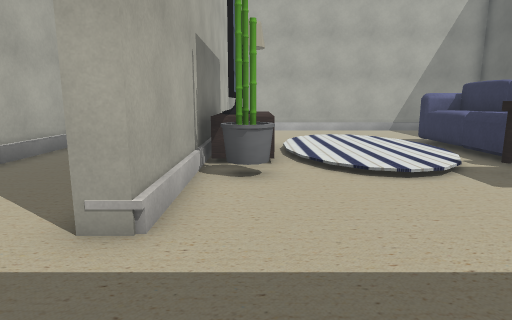
view 1 (above)

16 first-person views from a walk through a Unity game level. The camera is 1.5 m above the floor, tilts 10° down and sees 75° across. The floor is counted in squares, 1 m on a side. Each view is taken from the middle of a square. On the plan, view 1 faces up. The plan holds only what a view shows up to about 15 squares ahead; the rest is blank. The place goes on beyond the plan. Some surface patterns are stand-ins.

view 2
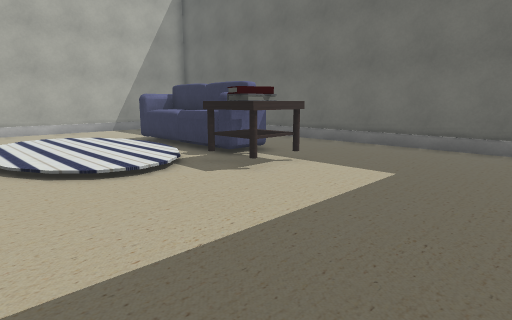

view 3
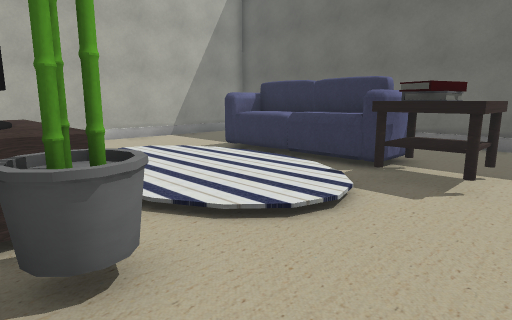

view 4
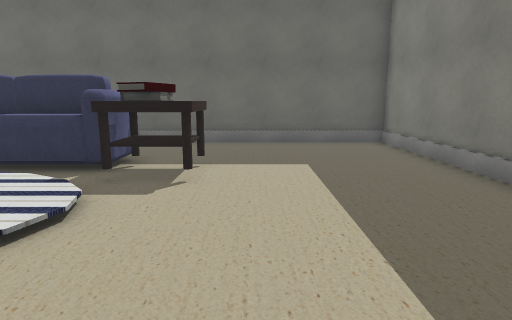

view 5
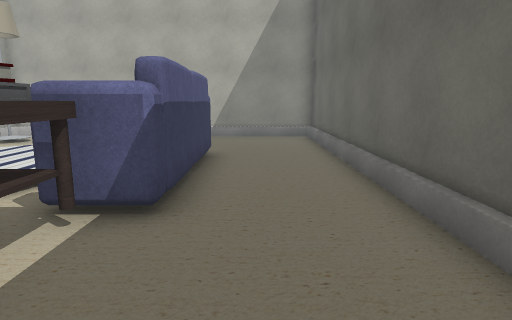

view 6
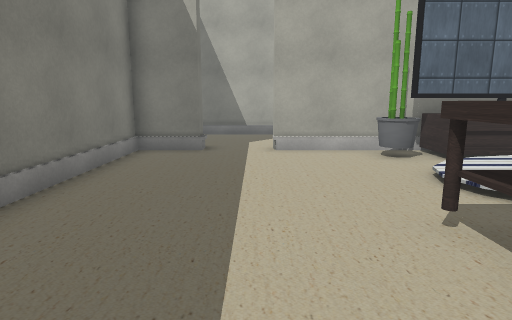

view 7
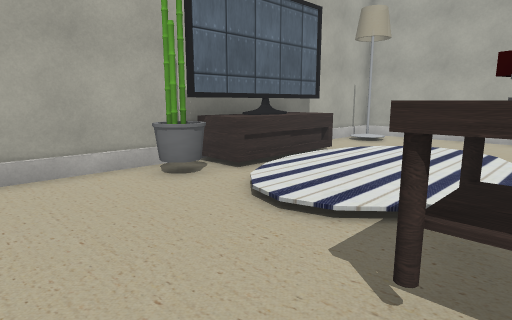

view 8
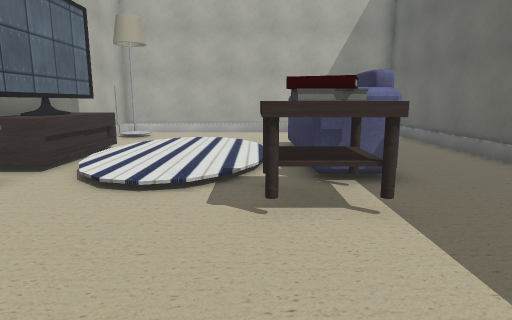

view 9
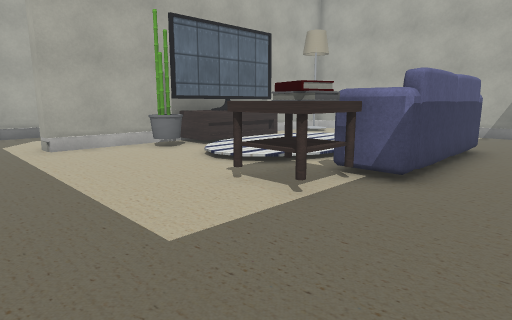

view 10
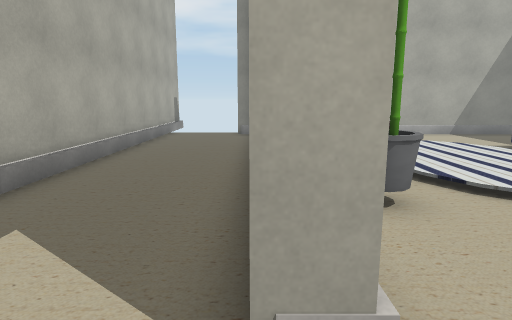

view 11
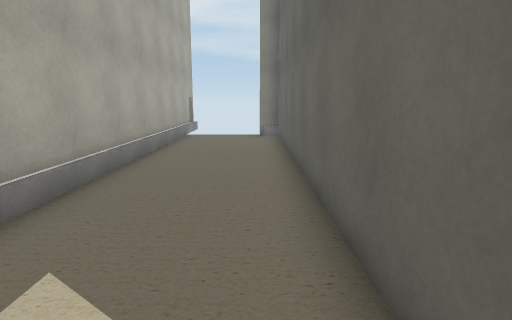

view 12
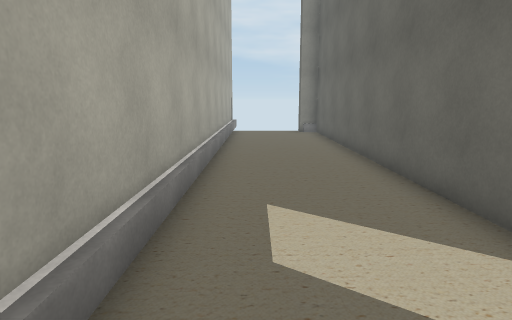

view 13
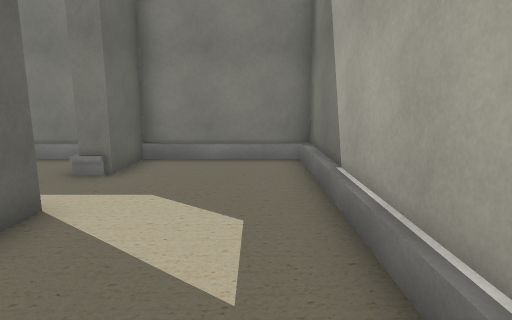

view 14
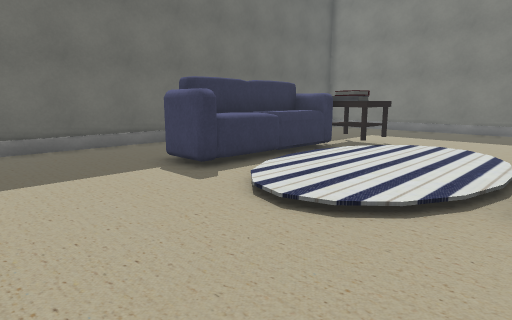

view 15
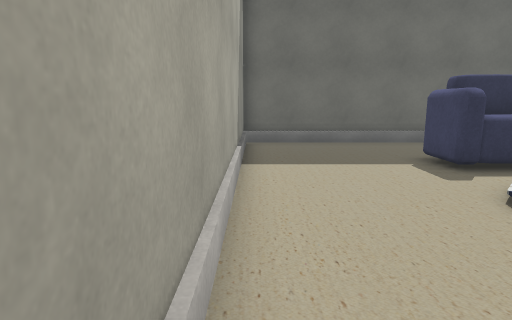

view 16
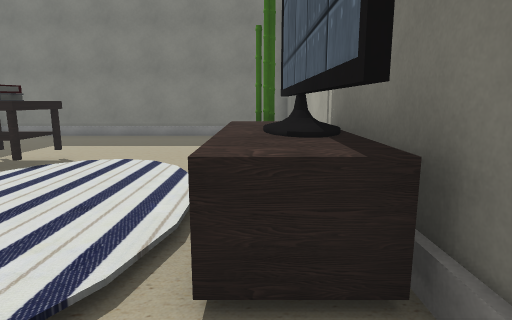

### Floor plan
Key: @ floor where view 1 was taken; # wall or solid block; x gap in a wall; . floor; / step, stairs or slope; = window, fence, low wall or low ledge; ^ raised ledge; S sofa; L lamp; O other object.
Columns run from 7 left of view 1 to 12 right of it. Each row starts with its distance up from view 1.
 18 ##  x###############
 17 #/...#............/#
 16 #/...#/L........../#
 15 #/...#//........../#
 14 #/...#............/#
 13 #/...#........S.../#
 12 #/...#x^..  .SSS../#
 11 #/...#^^.    SSS../#
 10 #/...#^^.    SSS../#
  9 #/...#^^.   .SSS../#
  8 #/...#^^.. ..SSS../#
  7 #/...#.^....OSS.../#
  6 #/...#.=....^#^.../#
  5 #/...#.......^#.../#
  4 #/...#............/#
  3 #/................/#
  2 #/................/#
  1 #/...#............/#
  0 #/...#.@........../#
 -1 ####################

Positions as (right, up) in squares from view 1, and headings:
1: (0, 0), facing up
2: (0, 0), facing up-right
3: (-1, 4), facing up-right
4: (-1, 4), facing right
5: (9, 3), facing up
6: (9, 3), facing left
7: (6, 3), facing up-left
8: (5, 1), facing up
9: (10, 1), facing up-left
10: (-2, 2), facing up
11: (-3, 3), facing up
12: (-5, 1), facing up
13: (-5, 8), facing down
14: (0, 17), facing down-right
15: (-1, 17), facing right
16: (0, 14), facing down
